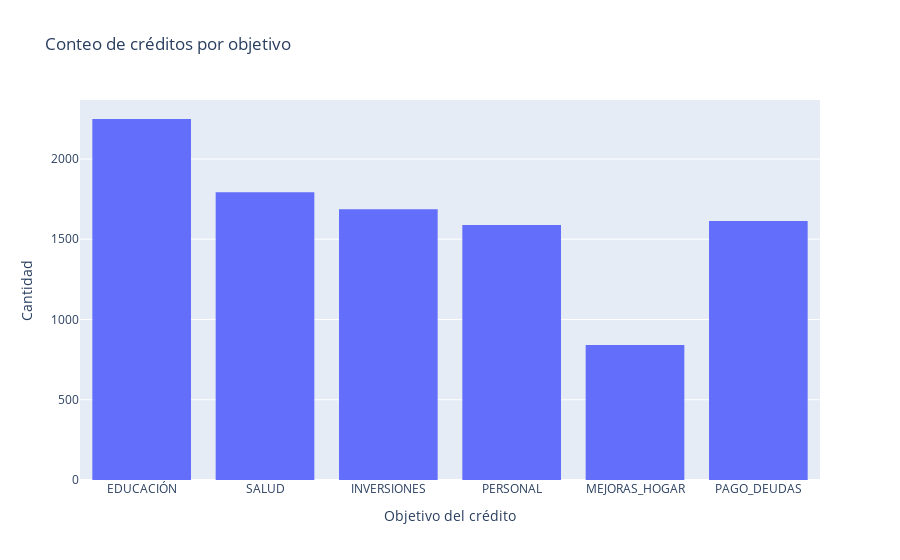

The notebook cell this image was saved under:
### Markdown cell above
----

##### Definición de gráficos de interés

### Code cell
# Cantidad de créditos por objetivo del mismo

creditos_x_objetivo = px.histogram(df, x='objetivo_credito', 
                                   title='Conteo de créditos por objetivo')
creditos_x_objetivo.update_layout(xaxis_title='Objetivo del crédito', yaxis_title='Cantidad')

### Figure 1 — Plotly figure (JSON) as saved in the notebook; plotly's stock layout.template omitted (floating-point values rounded to 4 significant figures; data arrays with more than 128 entries replaced by an {"elided": "..."} marker saying what was removed)
{"data": [{"bingroup": "x", "hovertemplate": "objetivo_credito=%{x}<br>count=%{y}<extra></extra>", "legendgroup": "", "marker": {"color": "#636efa", "pattern": {"shape": ""}}, "name": "", "orientation": "v", "showlegend": false, "type": "histogram", "x": {"elided": "9770 str values"}, "xaxis": "x", "yaxis": "y"}], "layout": {"barmode": "relative", "legend": {"tracegroupgap": 0}, "title": {"text": "Conteo de créditos por objetivo"}, "xaxis": {"anchor": "y", "domain": [0, 1], "title": {"text": "Objetivo del crédito"}}, "yaxis": {"anchor": "x", "domain": [0, 1], "title": {"text": "Cantidad"}}}}
